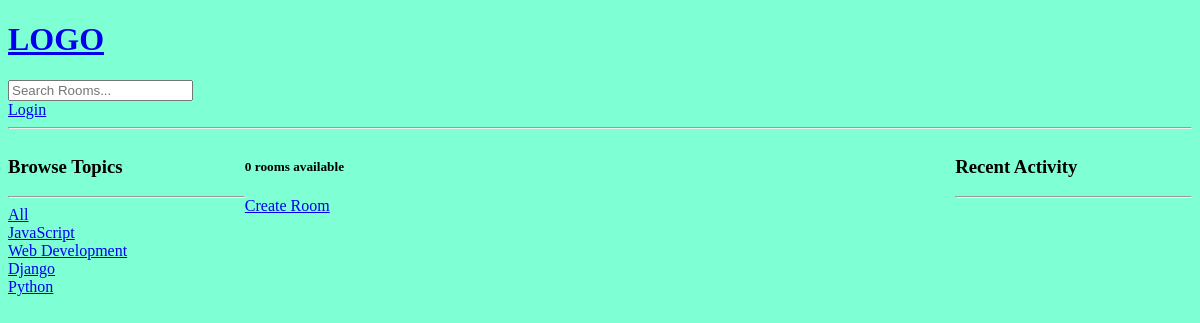
/?q=Python, run on an earlier commit of the app's database.
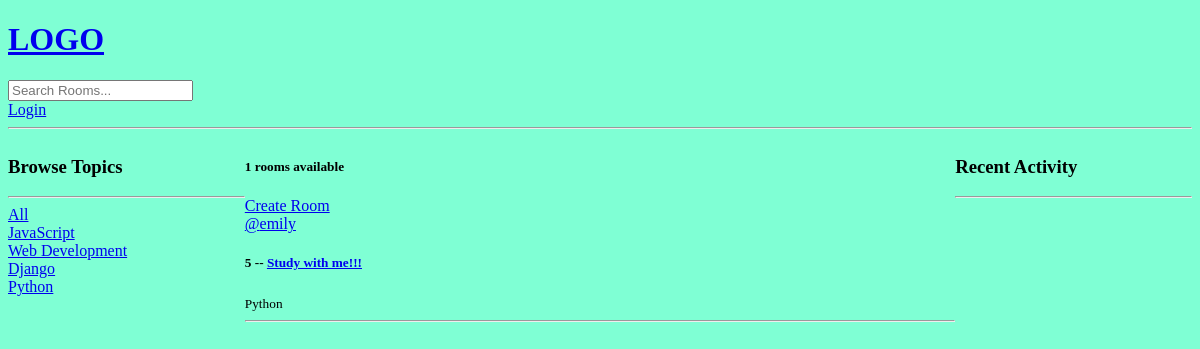
And on a later commit of the database.
### base/models.py (models this page shows, shortened)
class Topic(models.Model):
    name = models.CharField(max_length=200)
    def __str__(self):
        return self.name

class Room(models.Model):
    host = models.ForeignKey(User, on_delete=models.SET_NULL, null=True )
    topic = models.ForeignKey(Topic, on_delete=models.SET_NULL, null=True)
    name = models.CharField(max_length=200)
    description = models.TextField(null=True, blank=True)
    participants = models.ManyToManyField(User, related_name='participants', blank=True)
    updated = models.DateTimeField(auto_now=True)
    created = models.DateTimeField(auto_now_add=True)
    class Meta:
        ordering = ['-updated', '-created']

### base/views.py (the view)
# urls.py: path('', views.home, name="home"),
def home(request):
    q = request.GET.get('q') if request.GET.get('q') != None else ''
    rooms = Room.objects.filter(
        Q(topic__name__icontains=q) |
        Q(name__icontains=q) |
        Q(description__icontains=q)
        )
    topics = Topic.objects.all()
    room_count = rooms.count()
    room_messages = Message.objects.filter(Q(room__topic__name__icontains=q))
    context = {'rooms': rooms, 'topics': topics,
    'room_count': room_count, 'room_messages': room_messages}
    return render(request, 'base/home.html', context)

### base/templates/base/home.html (shortened to what this page needs)
{% extends 'main.html' %}
{% block content %}
<div class="home-container">
    <div>
        {% include 'base/topics_component.html' %}
    </div>
    <div>
        <h5>{{room_count}} rooms available</h5>
        <a href="{% url 'create-room' %}">Create Room</a>
        {% include 'base/feed_component.html' %}
    </div>
    <div>
        {% include 'base/activity_component.html' %}
    </div>
</div>
{% endblock %}

### base/templates/base/topics_component.html
<h3>Browse Topics</h3>
<hr>
<div>
    <a href="{% url 'home' %}">All</a>
</div>
{% for topic in topics %}
<div>
    <a href="{% url 'home' %}?q={{topic.name}}">{{topic}}</a>
</div>
{% endfor %}

### base/templates/base/feed_component.html (shortened to what this page needs)
<div>
    {% for room in rooms %}
    <div>
        <a href="{% url 'user-profile' room.host.id %}">@{{room.host.username}}</a>
        <h5>{{room.id}} -- <a href="{% url 'room' room.id %}">{{room.name}}</a></h5>
        <small>{{room.topic.name}}</small>
        <hr>
    </div>
    {% endfor %}
</div>

What changed in the data, as far as the page shows it:
added Room: host.username "emily", id "5", name "Study with me!!!", topic.name "Python"
Also different on the page:
{{ room_count }}: "0" → "1"
